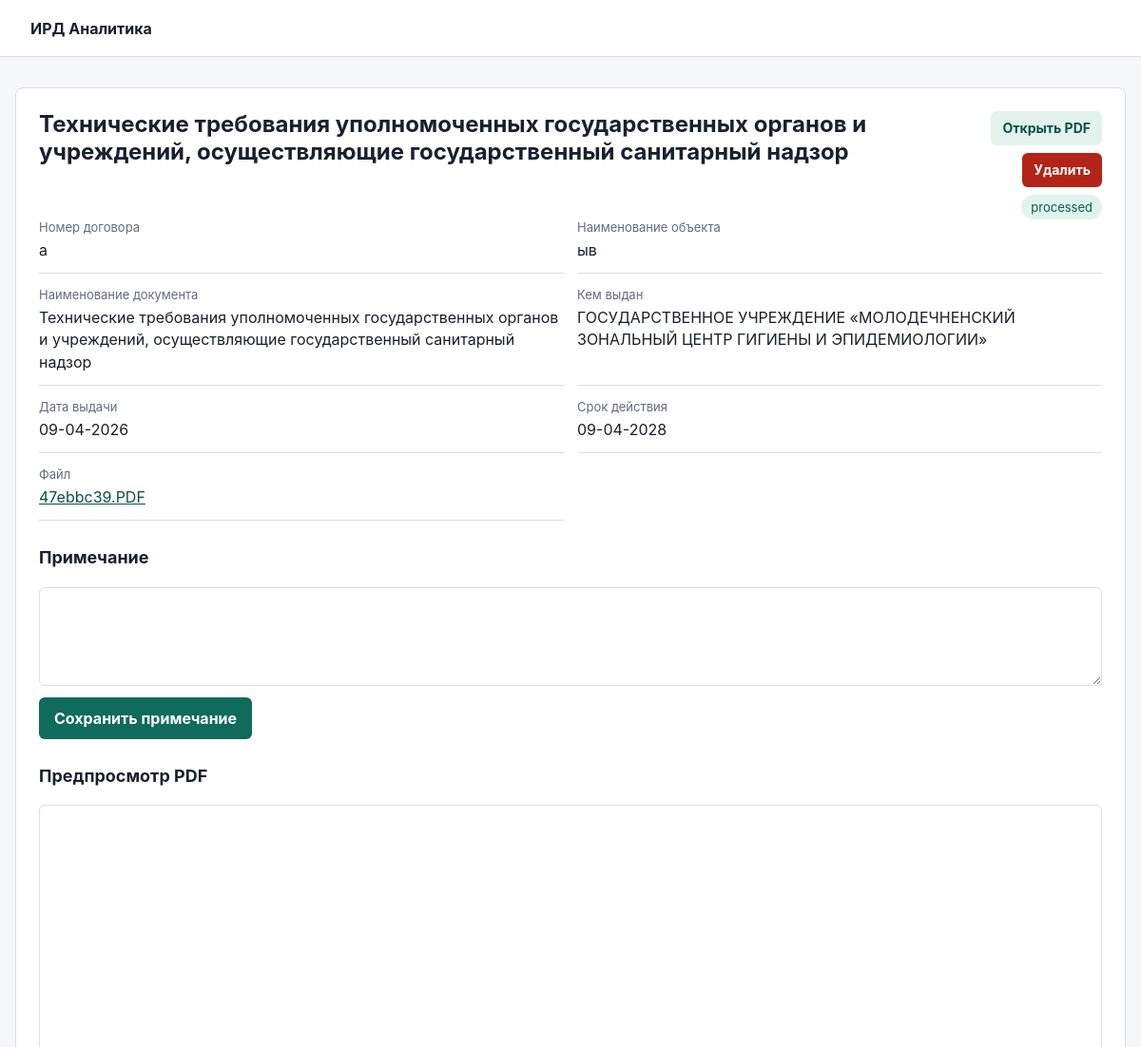
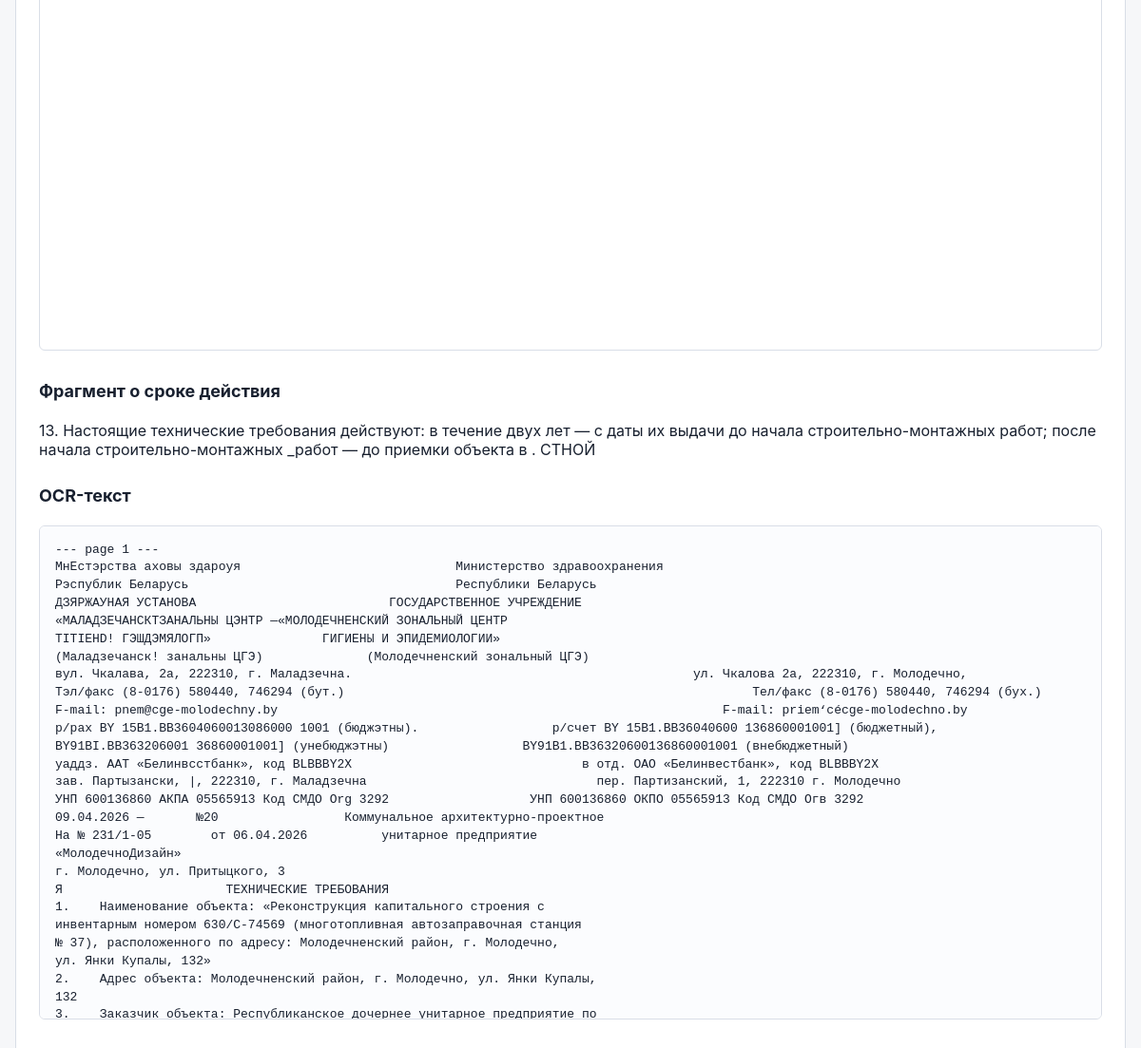
The page /documents/1 on the database its author committed (2 pictures, top to bottom).
### tables this page shows
CREATE TABLE documents (
    id INTEGER PRIMARY KEY AUTOINCREMENT,
    contract_number TEXT NOT NULL,
    object_name TEXT NOT NULL,
    original_filename TEXT NOT NULL,
    stored_filename TEXT NOT NULL,
    working_title TEXT,
    official_title TEXT,
    issuer TEXT,
    issue_date TEXT,
    valid_until TEXT,
    validity_text TEXT,
    no_expiration INTEGER NOT NULL DEFAULT 0,
    raw_text TEXT,
    note TEXT NOT NULL DEFAULT '',
    status TEXT NOT NULL DEFAULT 'processed',
    error TEXT,
    created_at TEXT NOT NULL DEFAULT CURRENT_TIMESTAMP
);

### app/web/routes.py (the view)
@bp.get("/documents/<int:document_id>")
def document_detail(document_id: int):
    document = DocumentRepository().get(document_id)
    if document is None:
        return "Документ не найден", 404
    return render_template("document.html", document=document)

### app/database.py (called while the page is built)
def get_db() -> sqlite3.Connection:
    if "db" not in g:
        g.db = sqlite3.connect(current_app.config["DATABASE_PATH"])
        g.db.row_factory = sqlite3.Row
    return g.db

### app/repositories.py (called while the page is built)
    def get(self, document_id: int) -> Row | None:
        return get_db().execute(
            "SELECT * FROM documents WHERE id = ?", (document_id,)
        ).fetchone()

### app/templates/document.html (shortened to what this page needs)
{% extends "base.html" %}
{% block content %}
<section class="document-view">
    <div class="document-head">
        <h1>{{ document.working_title or "Документ" }}</h1>
        <div class="document-actions">
            {% if document.stored_filename %}
                <a class="button-link secondary" href="{{ url_for('web.document_preview', document_id=document.id) }}" target="_blank">Открыть PDF</a>
            {% endif %}
            <form action="{{ url_for('web.delete_document', document_id=document.id) }}" method="post" onsubmit="return confirm('Удалить документ из базы и удалить загруженный PDF?');">
                <button class="danger-button" type="submit">Удалить</button>
            </form>
            <span class="status status-{{ document.status }}">{{ document.status }}</span>
        </div>
    </div>
    <dl class="fields">
        <div><dt>Номер договора</dt><dd>{{ document.contract_number }}</dd></div>
        <div><dt>Наименование объекта</dt><dd>{{ document.object_name }}</dd></div>
        <div><dt>Наименование документа</dt><dd>{{ document.official_title or document.working_title or "—" }}</dd></div>
        <div><dt>Кем выдан</dt><dd>{{ document.issuer or "—" }}</dd></div>
        <div><dt>Дата выдачи</dt><dd>{{ document.issue_date or "—" }}</dd></div>
        <div><dt>Срок действия</dt><dd>{{ "без срока действия" if document.no_expiration else (document.valid_until or "—") }}</dd></div>
        <div>
            <dt>Файл</dt>
            <dd>
                {% if document.stored_filename %}
                    <a href="{{ url_for('web.document_preview', document_id=document.id) }}" target="_blank">{{ document.original_filename }}</a>
                {% else %}
                    {{ document.original_filename or "—" }}
                {% endif %}
            </dd>
        </div>
    </dl>
    <section class="note-panel">
        <h2>Примечание</h2>
        <form action="{{ url_for('web.update_document_note', document_id=document.id) }}" method="post">
            <textarea name="note" rows="4">{{ document.note or "" }}</textarea>
            <button type="submit">Сохранить примечание</button>
        </form>
    </section>
    {% if document.stored_filename %}
        <section class="pdf-preview">
            <h2>Предпросмотр PDF</h2>
            <iframe src="{{ url_for('web.document_preview', document_id=document.id) }}" title="Предпросмотр PDF"></iframe>
        </section>
    {% endif %}
    {% if document.validity_text %}
        <section class="text-block">
            <h2>Фрагмент о сроке действия</h2>
            <p>{{ document.validity_text }}</p>
        </section>
    {% endif %}
    {% if document.raw_text %}
        <section class="text-block">
            <h2>OCR-текст</h2>
            <pre>{{ document.raw_text }}</pre>
        </section>
    {% endif %}
</section>
{% endblock %}

### app/static/styles.css (style rules this page uses)
:root { color-scheme: light; --bg: #f6f7f9; --panel: #ffffff; --line: #d9dee7; --text: #18202f; --muted: #5f6c80; --accent: #0f6b5b; --accent-dark: #0a5146; --danger: #b42318; }
* { box-sizing: border-box; }
body { margin: 0; background: var(--bg); color: var(--text); font-family: Inter, system-ui, -apple-system, BlinkMacSystemFont, "Segoe UI", sans-serif; }
.upload-form, .records, .document-view { background: var(--panel); border: 1px solid var(--line); border-radius: 8px; padding: 24px; }
h1, h2 { margin: 0 0 20px; line-height: 1.2; }
h1 { font-size: 24px; }
h2 { font-size: 18px; }
input, textarea { width: 100%; border: 1px solid var(--line); border-radius: 6px; padding: 11px 12px; color: var(--text); font: inherit; background: #ffffff; }
button { width: 100%; border: 0; border-radius: 6px; padding: 12px 16px; color: #ffffff; background: var(--accent); font: inherit; font-weight: 700; cursor: pointer; }
.button-link, .danger-button { display: inline-flex; min-height: 36px; align-items: center; justify-content: center; border-radius: 6px; padding: 8px 12px; font-size: 14px; font-weight: 700; line-height: 1; text-decoration: none; white-space: nowrap; }
.button-link { color: #ffffff; background: var(--accent); }
.button-link.secondary { color: var(--accent-dark); background: #e4f2ee; }
.danger-button { width: auto; color: #ffffff; background: var(--danger); }
a { color: var(--accent-dark); }
.document-head { display: flex; gap: 16px; align-items: start; justify-content: space-between; }
.document-actions, .row-actions { display: flex; gap: 8px; align-items: center; }
.document-actions { flex-wrap: wrap; justify-content: flex-end; }
.document-actions form, .row-actions form { margin: 0; }
.status { border-radius: 999px; padding: 5px 10px; background: #e8eef5; color: var(--muted); font-size: 13px; }
.status-processed { background: #dff4ec; color: #0c5b4a; }
.fields { display: grid; grid-template-columns: repeat(2, minmax(0, 1fr)); gap: 14px; margin: 0; }
.fields div { border-bottom: 1px solid var(--line); padding-bottom: 12px; }
dt { color: var(--muted); font-size: 13px; margin-bottom: 5px; }
dd { margin: 0; line-height: 1.45; }
.text-block { margin-top: 28px; }
.note-panel { margin-top: 28px; }
.note-panel form { display: grid; gap: 12px; }
.note-panel button { width: auto; justify-self: start; }
.pdf-preview { margin-top: 28px; }
.pdf-preview iframe { width: 100%; height: min(760px, 78vh); border: 1px solid var(--line); border-radius: 6px; background: #ffffff; }
pre { max-height: 520px; overflow: auto; white-space: pre-wrap; border: 1px solid var(--line); border-radius: 6px; padding: 16px; background: #fbfcfe; font-size: 13px; line-height: 1.45; }

### rows shown on the page
documents: working_title "Технические требования уполномоченных государственных органов и учреждений, осуществляющие государственный санитарный надзор", status "processed", contract_number "а", object_name "ыв", official_title "Технические требования уполномоченных государственных органов и учреждений, осуществляющие государственный санитарный надзор", issuer "ГОСУДАРСТВЕННОЕ УЧРЕЖДЕНИЕ «МОЛОДЕЧНЕНСКИЙ ЗОНАЛЬНЫЙ ЦЕНТР ГИГИЕНЫ И ЭПИДЕМИОЛОГИИ»", issue_date "09-04-2026", no_expiration+valid_until "09-04-2028", original_filename "47ebbc39.PDF", validity_text "13. Настоящие технические требования действуют: в течение двух лет — с даты их выдачи до начала строительно-монтажных работ; после начала строительно-монтажных _работ — до приемки объекта в . СТНОЙ", raw_text "--- page 1 --- МнЕстэрства аховы здароуя Министерство здравоохранения Рэспублик Беларусь Республики Беларусь ДЗЯРЖАУНАЯ УСТАНОВА ГОСУДАРСТВЕННОЕ УЧРЕЖДЕНИЕ «МАЛАДЗЕЧАНСКТЗАНАЛЬНЫ ЦЭНТР —«МОЛОДЕЧНЕНСКИЙ ЗОНАЛЬНЫЙ ЦЕНТР TITIEHD! ГЭШДЭМЯЛОГП» ГИГИЕНЫ И ЭПИДЕМИОЛОГИИ» (Маладзечанск! занальны ЦГЭ) (Молодечненский зональный ЦГЭ) вул. Чкалава, 2a, 222310, г. Маладзечна. ул. Чкалова 2a, 222310, г. Молодечно, Тэл/факс (8-0176) 580440, 746294 (бут.) Тел/факс (8-0176) 580440, 746294 (бух.) F-mail: pnem@cge-molodechny.by F-mail: priem‘cécge-molodechno.by p/pax BY 15B1.BB3604060013086000 1001 (бюджэтны). р/счет BY 15B1.BB36040600 136860001001] (бюджетный), BY91BI.BB363206001 36860001001] (унебюджэтны)…"
